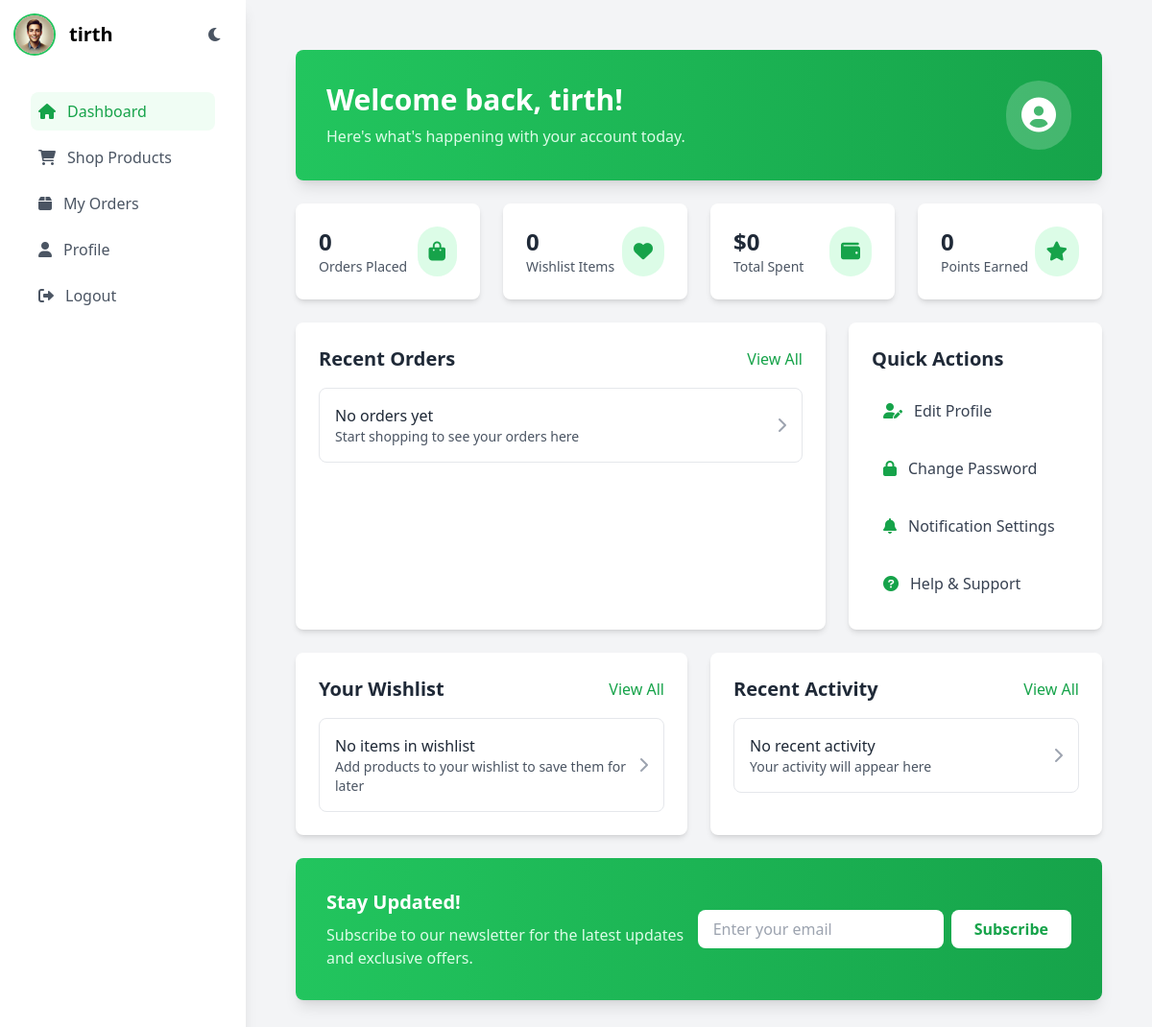
Page /dashboard/customer/ (signed in) on the committed database.
### api/models.py (models this page shows, shortened)
class User(AbstractBaseUser, PermissionsMixin):
    ROLE_CHOICES = [
        ('Farmer', 'Farmer'),
        ('Customer', 'Customer'),
        ('Admin', 'Admin'),
        ('Verifier', 'Verifier'),
    ]
    user_id = models.AutoField(primary_key=True)
    full_name = models.CharField(max_length=100)
    email = models.EmailField(unique=True)
    phone_number = models.CharField(max_length=15)
    role = models.CharField(max_length=10, choices=ROLE_CHOICES, default='Customer')
    is_active = models.BooleanField(default=True)
    is_staff = models.BooleanField(default=False)
    objects = UserManager()
    USERNAME_FIELD = 'email'
    REQUIRED_FIELDS = ['full_name', 'phone_number']

class CustomerProfile(models.Model):
    user = models.OneToOneField(User, on_delete=models.CASCADE, related_name='customer_profile')
    photo = models.ImageField(upload_to='profile_photos/', null=True, blank=True)
    phone_number = models.CharField(max_length=15, blank=True)
    address = models.TextField(blank=True)
    created_at = models.DateTimeField(auto_now_add=True)
    updated_at = models.DateTimeField(auto_now=True)
    class Meta:
        verbose_name = 'Customer Profile'
        verbose_name_plural = 'Customer Profiles'

### api/views.py (the view)
# urls.py: path('dashboard/customer/', views.customer_dashboard, name='customer_dashboard'),
@login_required
def customer_dashboard(request):
    if request.user.role != 'Customer':
        messages.error(request, 'Only customers can access this dashboard.')
        return redirect('home')
    try:
        customer_profile = CustomerProfile.objects.get(user=request.user)
    except CustomerProfile.DoesNotExist:
        customer_profile = None
    context = {
        'customer_profile': customer_profile,
    }
    return render(request, 'customer/customer_dashboard.html', context)

### templates/customer/customer_dashboard.html
{% extends 'customer/customer_base.html' %}
{% block content %}
<div class="flex flex-col p-5 space-y-6">
    <div class="bg-gradient-to-r from-green-500 to-green-600 rounded-lg shadow-lg p-8 text-white">
        <div class="flex items-center justify-between">
            <div>
                <h1 class="text-3xl font-bold mb-2">Welcome back, {{ user.full_name }}!</h1>
                <p class="text-green-100">Here's what's happening with your account today.</p>
            </div>
            <div class="bg-white bg-opacity-20 p-4 rounded-full">
                <i class="fas fa-user-circle text-4xl"></i>
            </div>
        </div>
    </div>
    <div class="grid grid-cols-1 md:grid-cols-4 gap-6">
        <div class="bg-white dark:bg-gray-800 rounded-lg shadow-md p-6 transform hover:scale-105 transition-transform duration-300">
            <div class="flex items-center justify-between">
                <div>
                    <p class="text-2xl font-bold text-gray-800 dark:text-white">0</p>
                    <p class="text-sm text-gray-600 dark:text-gray-400">Orders Placed</p>
                </div>
                <div class="p-3 bg-green-100 dark:bg-green-900/30 rounded-full">
                    <i class="fas fa-shopping-bag text-green-600 dark:text-green-400 text-xl"></i>
                </div>
            </div>
        </div>
        <div class="bg-white dark:bg-gray-800 rounded-lg shadow-md p-6 transform hover:scale-105 transition-transform duration-300">
            <div class="flex items-center justify-between">
                <div>
                    <p class="text-2xl font-bold text-gray-800 dark:text-white">0</p>
                    <p class="text-sm text-gray-600 dark:text-gray-400">Wishlist Items</p>
                </div>
                <div class="p-3 bg-green-100 dark:bg-green-900/30 rounded-full">
                    <i class="fas fa-heart text-green-600 dark:text-green-400 text-xl"></i>
                </div>
            </div>
        </div>
        <div class="bg-white dark:bg-gray-800 rounded-lg shadow-md p-6 transform hover:scale-105 transition-transform duration-300">
            <div class="flex items-center justify-between">
                <div>
                    <p class="text-2xl font-bold text-gray-800 dark:text-white">$0</p>
                    <p class="text-sm text-gray-600 dark:text-gray-400">Total Spent</p>
                </div>
                <div class="p-3 bg-green-100 dark:bg-green-900/30 rounded-full">
                    <i class="fas fa-wallet text-green-600 dark:text-green-400 text-xl"></i>
                </div>
            </div>
        </div>
        <div class="bg-white dark:bg-gray-800 rounded-lg shadow-md p-6 transform hover:scale-105 transition-transform duration-300">
            <div class="flex items-center justify-between">
                <div>
                    <p class="text-2xl font-bold text-gray-800 dark:text-white">0</p>
                    <p class="text-sm text-gray-600 dark:text-gray-400">Points Earned</p>
                </div>
                <div class="p-3 bg-green-100 dark:bg-green-900/30 rounded-full">
                    <i class="fas fa-star text-green-600 dark:text-green-400 text-xl"></i>
                </div>
            </div>
        </div>
    </div>
    <div class="grid grid-cols-1 lg:grid-cols-3 gap-6">
        <div class="lg:col-span-2 bg-white dark:bg-gray-800 rounded-lg shadow-md p-6">
            <div class="flex items-center justify-between mb-4">
                <h2 class="text-xl font-semibold text-gray-800 dark:text-white">Recent Orders</h2>
                <a href="#" class="text-green-600 dark:text-green-400 hover:text-green-700 dark:hover:text-green-300">View All</a>
            </div>
            <div class="space-y-4">
                <div class="border dark:border-gray-700 rounded-lg p-4 hover:bg-gray-50 dark:hover:bg-gray-700/50 transition-colors duration-200">
                    <div class="flex items-center justify-between">
                        <div>
                            <p class="font-medium text-gray-800 dark:text-white">No orders yet</p>
                            <p class="text-sm text-gray-600 dark:text-gray-400">Start shopping to see your orders here</p>
                        </div>
                        <i class="fas fa-chevron-right text-gray-400 dark:text-gray-500"></i>
                    </div>
                </div>
            </div>
        </div>
        <div class="bg-white dark:bg-gray-800 rounded-lg shadow-md p-6">
            <h2 class="text-xl font-semibold text-gray-800 dark:text-white mb-4">Quick Actions</h2>
            <div class="space-y-3">
                <a href="#" class="flex items-center p-3 rounded-lg hover:bg-gray-50 dark:hover:bg-gray-700/50 transition-colors duration-200">
                    <i class="fas fa-user-edit text-green-600 dark:text-green-400 mr-3"></i>
                    <span class="text-gray-700 dark:text-gray-300">Edit Profile</span>
                </a>
                <a href="#" class="flex items-center p-3 rounded-lg hover:bg-gray-50 dark:hover:bg-gray-700/50 transition-colors duration-200">
                    <i class="fas fa-lock text-green-600 dark:text-green-400 mr-3"></i>
                    <span class="text-gray-700 dark:text-gray-300">Change Password</span>
                </a>
                <a href="#" class="flex items-center p-3 rounded-lg hover:bg-gray-50 dark:hover:bg-gray-700/50 transition-colors duration-200">
                    <i class="fas fa-bell text-green-600 dark:text-green-400 mr-3"></i>
                    <span class="text-gray-700 dark:text-gray-300">Notification Settings</span>
                </a>
                <a href="#" class="flex items-center p-3 rounded-lg hover:bg-gray-50 dark:hover:bg-gray-700/50 transition-colors duration-200">
                    <i class="fas fa-question-circle text-green-600 dark:text-green-400 mr-3"></i>
                    <span class="text-gray-700 dark:text-gray-300">Help & Support</span>
                </a>
            </div>
        </div>
    </div>
    <div class="grid grid-cols-1 md:grid-cols-2 gap-6">
        <div class="bg-white dark:bg-gray-800 rounded-lg shadow-md p-6">
            <div class="flex items-center justify-between mb-4">
                <h2 class="text-xl font-semibold text-gray-800 dark:text-white">Your Wishlist</h2>
                <a href="#" class="text-green-600 dark:text-green-400 hover:text-green-700 dark:hover:text-green-300">View All</a>
            </div>
            <div class="space-y-4">
                <div class="border dark:border-gray-700 rounded-lg p-4 hover:bg-gray-50 dark:hover:bg-gray-700/50 transition-colors duration-200">
                    <div class="flex items-center justify-between">
                        <div>
                            <p class="font-medium text-gray-800 dark:text-white">No items in wishlist</p>
                            <p class="text-sm text-gray-600 dark:text-gray-400">Add products to your wishlist to save them for later</p>
                        </div>
                        <i class="fas fa-chevron-right text-gray-400 dark:text-gray-500"></i>
                    </div>
                </div>
            </div>
        </div>
        <div class="bg-white dark:bg-gray-800 rounded-lg shadow-md p-6">
            <div class="flex items-center justify-between mb-4">
                <h2 class="text-xl font-semibold text-gray-800 dark:text-white">Recent Activity</h2>
                <a href="#" class="text-green-600 dark:text-green-400 hover:text-green-700 dark:hover:text-green-300">View All</a>
            </div>
            <div class="space-y-4">
                <div class="border dark:border-gray-700 rounded-lg p-4 hover:bg-gray-50 dark:hover:bg-gray-700/50 transition-colors duration-200">
                    <div class="flex items-center justify-between">
                        <div>
                            <p class="font-medium text-gray-800 dark:text-white">No recent activity</p>
                            <p class="text-sm text-gray-600 dark:text-gray-400">Your activity will appear here</p>
                        </div>
                        <i class="fas fa-chevron-right text-gray-400 dark:text-gray-500"></i>
                    </div>
                </div>
            </div>
        </div>
    </div>
    <div class="bg-gradient-to-r from-green-500 to-green-600 rounded-lg shadow-lg p-8 text-white">
        <div class="flex flex-col md:flex-row items-center justify-between">
            <div class="mb-4 md:mb-0">
                <h3 class="text-xl font-semibold mb-2">Stay Updated!</h3>
                <p class="text-green-100">Subscribe to our newsletter for the latest updates and exclusive offers.</p>
            </div>
            <form class="flex gap-2 w-full md:w-auto">
                <input type="email" placeholder="Enter your email" class="px-4 py-2 rounded-lg text-gray-800 w-full md:w-64 focus:outline-none focus:ring-2 focus:ring-white/50">
                <button type="submit" class="bg-white text-green-600 px-6 py-2 rounded-lg font-semibold hover:bg-green-50 transition-colors duration-200">
                    Subscribe
                </button>
            </form>
        </div>
    </div>
</div>
{% endblock %}

### templates/customer/customer_base.html (shortened to what this page needs)
<!DOCTYPE html>
<html lang="en" class="light">
<head>
    <script src="https://cdn.tailwindcss.com"></script>
    <link rel="stylesheet" href="https://cdnjs.cloudflare.com/ajax/libs/font-awesome/6.0.0/css/all.min.css">
</head>
<body class="bg-gray-100 dark:bg-gray-900 transition-colors duration-300">
    <div class="flex min-h-screen">
        <div class="w-64 bg-white dark:bg-gray-800 p-4 shadow-lg transition-colors duration-300">
            <div class="flex items-center justify-between mb-6">
                <div class="flex items-center">
                    {% if user.customer_profile.photo %}
                        <img src="{{ user.customer_profile.photo.url }}" alt="User Avatar" class="w-10 h-10 rounded-full object-cover ring-2 ring-green-500">
                    {% else %}
                        <img src="/media/profile_photos/default.jpg" alt="Default Avatar" class="w-10 h-10 rounded-full object-cover ring-2 ring-green-500">
                    {% endif %}
                    <span class="text-xl font-semibold ml-4 dark:text-white">{{ user.full_name }}</span>
                </div>
                <button id="theme-toggle" class="theme-toggle p-2 rounded-full hover:bg-gray-100 dark:hover:bg-gray-700">
                    <i class="fas fa-moon dark:hidden text-gray-600"></i>
                </button>
            </div>
            <nav class="flex-1 p-4">
                <ul class="space-y-2">
                    <li>
                        <a href="{% url 'customer_dashboard' %}"
                           class="sidebar-link flex items-center p-2 rounded-lg {% if request.resolver_match.url_name == 'customer_dashboard' %}bg-green-50 text-green-600 dark:bg-green-900/20 dark:text-green-400{% else %}text-gray-600 dark:text-gray-300 hover:bg-gray-50 dark:hover:bg-gray-700{% endif %}">
                            <i class="fas fa-home mr-3"></i>
                            <span>Dashboard</span>
                        </a>
                    </li>
                    <li>
                        <a href="{% url 'shop_products' %}"
                           class="sidebar-link flex items-center p-2 rounded-lg {% if request.resolver_match.url_name == 'shop_products' %}bg-green-50 text-green-600 dark:bg-green-900/20 dark:text-green-400{% else %}text-gray-600 dark:text-gray-300 hover:bg-gray-50 dark:hover:bg-gray-700{% endif %}">
                            <i class="fas fa-shopping-cart mr-3"></i>
                            <span>Shop Products</span>
                        </a>
                    </li>
                    <li>
                        <a href="{% url 'customer_orders' %}"
                           class="sidebar-link flex items-center p-2 rounded-lg {% if request.resolver_match.url_name == 'customer_orders' %}bg-green-50 text-green-600 dark:bg-green-900/20 dark:text-green-400{% else %}text-gray-600 dark:text-gray-300 hover:bg-gray-50 dark:hover:bg-gray-700{% endif %}">
                            <i class="fas fa-box mr-3"></i>
                            <span>My Orders</span>
                        </a>
                    </li>
                    <li>
                        <a href="{% url 'customer_profile' %}"
                           class="sidebar-link flex items-center p-2 rounded-lg {% if request.resolver_match.url_name == 'customer_profile' %}bg-green-50 text-green-600 dark:bg-green-900/20 dark:text-green-400{% else %}text-gray-600 dark:text-gray-300 hover:bg-gray-50 dark:hover:bg-gray-700{% endif %}">
                            <i class="fas fa-user mr-3"></i>
                            <span>Profile</span>
                        </a>
                    </li>
                    <li>
                        <a href="{% url 'logout' %}"
                           class="sidebar-link flex items-center p-2 text-gray-600 dark:text-gray-300 hover:bg-gray-50 dark:hover:bg-gray-700 rounded-lg">
                            <i class="fas fa-sign-out-alt mr-3"></i>
                            <span>Logout</span>
                        </a>
                    </li>
                </ul>
            </nav>
        </div>
        <div class="flex-1">
            <div class="p-8">
                {% block content %}
                {% endblock %}
            </div>
        </div>
    </div>
</body>
</html>

### templates/customer/customer_base.html (style rules this page uses)
.sidebar-link { transition: all 0.3s ease; position: relative; overflow: hidden; }
.sidebar-link::before { content: ''; position: absolute; left: 0; top: 0; height: 100%; width: 0; background-color: rgba(34, 197, 94, 0.1); transition: width 0.3s ease; }
.theme-toggle { transition: transform 0.3s ease; }

### rows in the picture
User: customer_profile.photo (picture), full_name "tirth"
